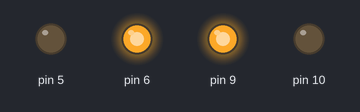
This sketch was run on a simulated Arduino Uno, built with avr-gcc and run on an emulated ATmega328P. On the bench: output pins drawn as LEDs (lit = HIGH).

Above: at 0.05 s.
At 2.05 s:
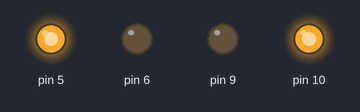
At 4.05 s:
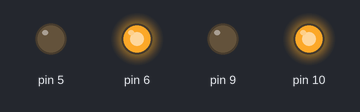
At 6.05 s:
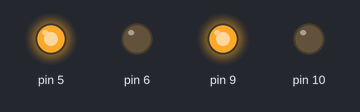
At 8.0 s:
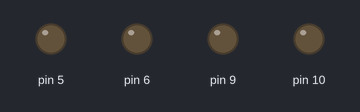
Timing chart, 0 to 10.4 s (numbered marks = the images above):
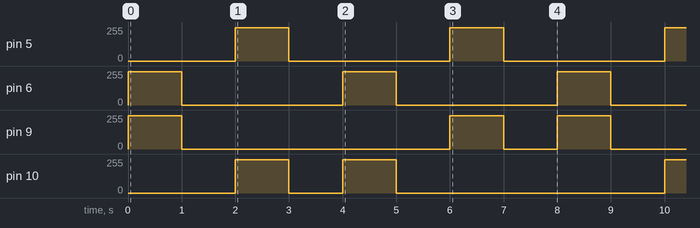

Measured:
- by itself, pin 5, pin 6: alternates 250/255 for 1.0 s and 0/255 for 3.0 s
- by itself, pin 9: repeats every 8.0 s: 0/255 5.0 s, 250/255 1.0 s, 0/255 1.0 s, 250/255 1.0 s
- by itself, pin 10: repeats every 8.0 s: 0/255 1.0 s, 250/255 1.0 s, 0/255 5.0 s, 250/255 1.0 s

The sketch:

03.motor_control.ino
```cpp
void setup() {
  pinMode(5, OUTPUT);
  pinMode(6, OUTPUT);
  pinMode(9, OUTPUT);
  pinMode(10, OUTPUT);
}

void loop() {
   /*向前    Forward(輸出訊號)
   輸出訊號:0~255(最高設到250就好) */
  Forward(250);
   /*等待時間，前一行指令持續(延遲)多久
   delay(毫秒);   延遲設為1秒*/
  delay(1000);
  //有1行
  Stop();
   /*等待時間，前一行指令持續(延遲)多久
   delay(毫秒);   延遲設為1秒*/
  delay(1000);
  /*向後    Backward(輸出訊號)
   輸出訊號:0~255(最高設到250就好) */
  Backward(250);
   /*等待時間，前一行指令持續(延遲)多久
   delay(毫秒);   延遲設為1秒*/
  delay(1000);

  Stop();
   /*等待時間，前一行指令持續(延遲)多久
   delay(毫秒);   延遲設為1秒*/
  delay(1000);

  /*向左    Left(輸出訊號)
   輸出訊號:0~255(最高設到250就好) */
  Left(250);
   /*等待時間，前一行指令持續(延遲)多久
   delay(毫秒);   延遲設為1秒*/
  delay(1000);
  Stop();
   /*等待時間，前一行指令持續(延遲)多久
   delay(毫秒);   延遲設為1秒*/
  delay(1000);

  /*向右    Right(輸出訊號)
   輸出訊號:0~255(最高設到250就好) */
  Right(250);
   /*等待時間，前一行指令持續(延遲)多久
   delay(毫秒);   延遲設為1秒*/
  delay(1000);

  Stop();
  /*等待時間，前一行指令持續(延遲)多久
   delay(毫秒);   延遲設為1秒*/
  delay(1000);

}

void Forward(byte sp) {
  analogWrite(6, sp);
  analogWrite(5, 0);
  analogWrite(9, sp);
  analogWrite(10, 0);
}

void Backward(byte sp) {
  analogWrite(6, 0);
  analogWrite(5, sp);
  analogWrite(9, 0);
  analogWrite(10, sp);
}

void Left(byte sp) {
  analogWrite(6, sp);
  analogWrite(5, 0);
  analogWrite(9, 0);
  analogWrite(10, sp);
}

void Right(byte sp) {
  analogWrite(6, 0);
  analogWrite(5, sp);
  analogWrite(9, sp);
  analogWrite(10, 0);
}

void Stop() {
  analogWrite(6, 0);
  analogWrite(5, 0);
  analogWrite(9, 0);
  analogWrite(10, 0);
}
```
